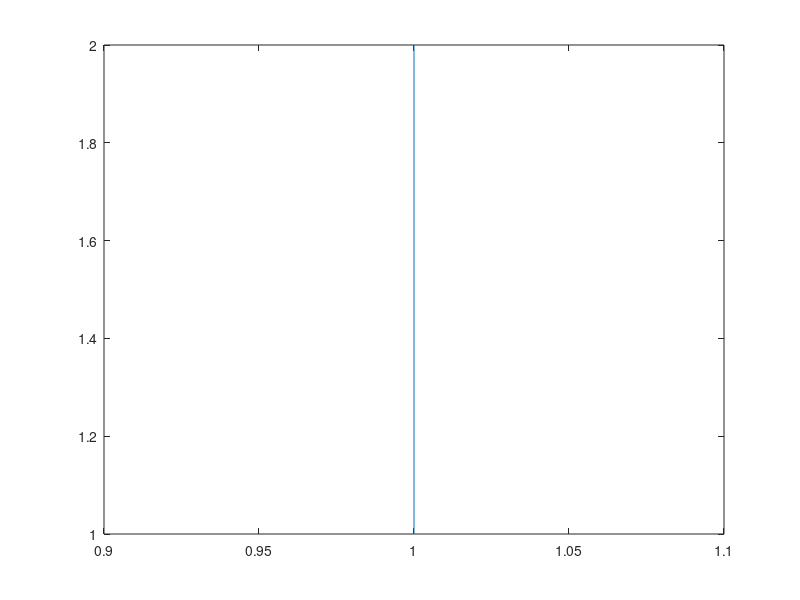

Source code (MATLAB):
tol1 = [2 3,4,5,6,7,8];
tol2 = [1,2,3,4,5,6,7];
x = [1,2,3,4,5,6,7];

xy = [1 1 2 2; 1 2 2 3];


% plot([x;x],[tol2;tol1],'*-');
plot(xy(:,1), xy(:,2));